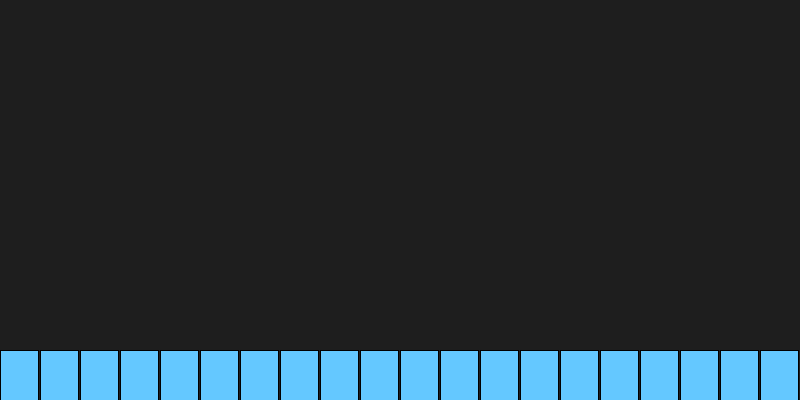
Frame 1 (no input)
Frame 60 (the mouse pressed at the canvas centre just before this capture): identical to frame 1, image omitted
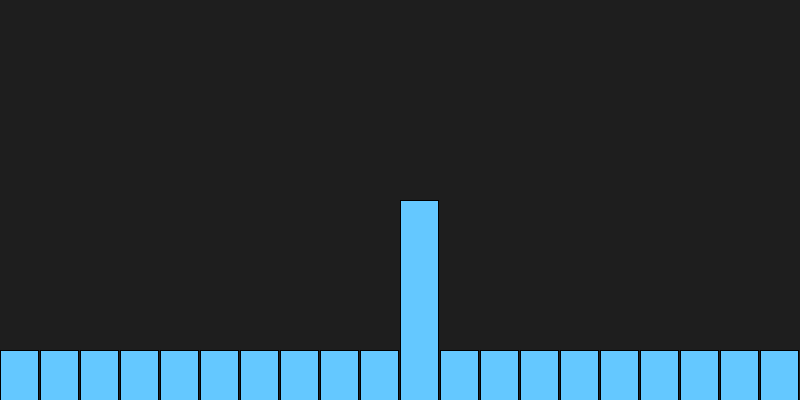
Frame 120 (the mouse held since frame 60 and released just before this capture)

The Processing sketch that drew these frames (run headless with seeded random() and noise(); from frame 60 on, the mouse is pressed at the canvas centre):

// Processing sketch: Equalizador
// ── Equalizador.pde
int cantBarras = 20;
float[] barras;

void setup(){
  size(800, 400);
  barras = new float[cantBarras];
  
  for (int i=0; i<cantBarras; i++){
    barras[i] = 50;
  }
}

void dibujarBarras(){
  float ancho = width / (float)cantBarras;

  for (int i=0; i<cantBarras; i++){
    float x = i * ancho;
    float h = barras[i];

    fill(100, 200, 255);
    rect(x, height - h, ancho - 2, h);
  }
}

void actualizarMouse(){
  if (mousePressed){
    float ancho = width / (float)cantBarras;
    int indice = int(mouseX / ancho);
    
    if (indice >= 0 && indice < cantBarras){
      float nuevaAltura = height - mouseY;

      if (nuevaAltura < 0){
        nuevaAltura = 0;
      }
      if (nuevaAltura > height){
        nuevaAltura = height;
      }
      barras[indice] = nuevaAltura;
    }
  }
}

void draw(){
  background(30);
  dibujarBarras();
  actualizarMouse();
}
